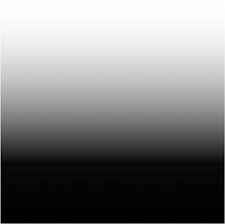
#> input picture gradient.png, 225 x 224 px
$ jupyter execute chap142.ipynb
#> lines starting #> are read from the running program, lines starting #| are printed output that depends on the picture; after the words box and inside, x2 and y2 are one past the last pixel; in counts of white or black regions, pixels touching at a corner belong together
##### 1.4.2 Image Thresholding ####

[cell 1]
import cv2
import numpy as np
from matplotlib import pyplot as plt

[cell 2]
img = cv2.imread('gradient.png',0)#원본은 흑백이미지여야함
#> img is the input picture: shape (224, 225); min 0, max 255, mean 127.9
ret,thresh1 = cv2.threshold(img,127,255,cv2.THRESH_BINARY)
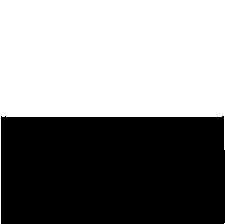
#> thresh1: shape (224, 225); 52.5% white; 1 black region, box (x1, y1, x2, y2) and area: (1, 116, 225, 224) 23938
ret,thresh2 = cv2.threshold(img,127,255,cv2.THRESH_BINARY_INV)
ret,thresh3 = cv2.threshold(img,127,255,cv2.THRESH_TRUNC)
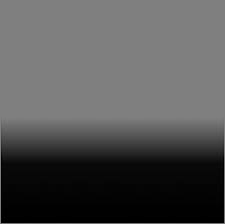
#> thresh3: shape (224, 225); min 0, max 127, mean 83.2
ret,thresh4 = cv2.threshold(img,127,255,cv2.THRESH_TOZERO)
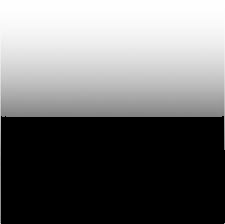
#> thresh4: shape (224, 225); min 0, max 255, mean 111.4
ret,thresh5 = cv2.threshold(img,127,255,cv2.THRESH_TOZERO_INV)
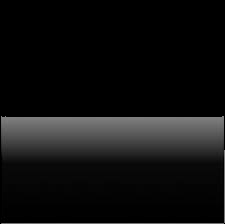
#> thresh5: shape (224, 225); min 0, max 127, mean 16.5
titles = ['Original Image','BINARY','BINARY_INV','TRUNC','TOZERO','TOZERO_INV']
images = [img, thresh1, thresh2, thresh3, thresh4, thresh5]
for i in range(6):
    plt.subplot(2,3,i+1),plt.imshow(images[i],'gray')
    plt.title(titles[i])
    plt.xticks([]),plt.yticks([])#눈금표시
plt.show()

[cell 3]
img = cv2.imread('sIMG_2168.jpg',0)
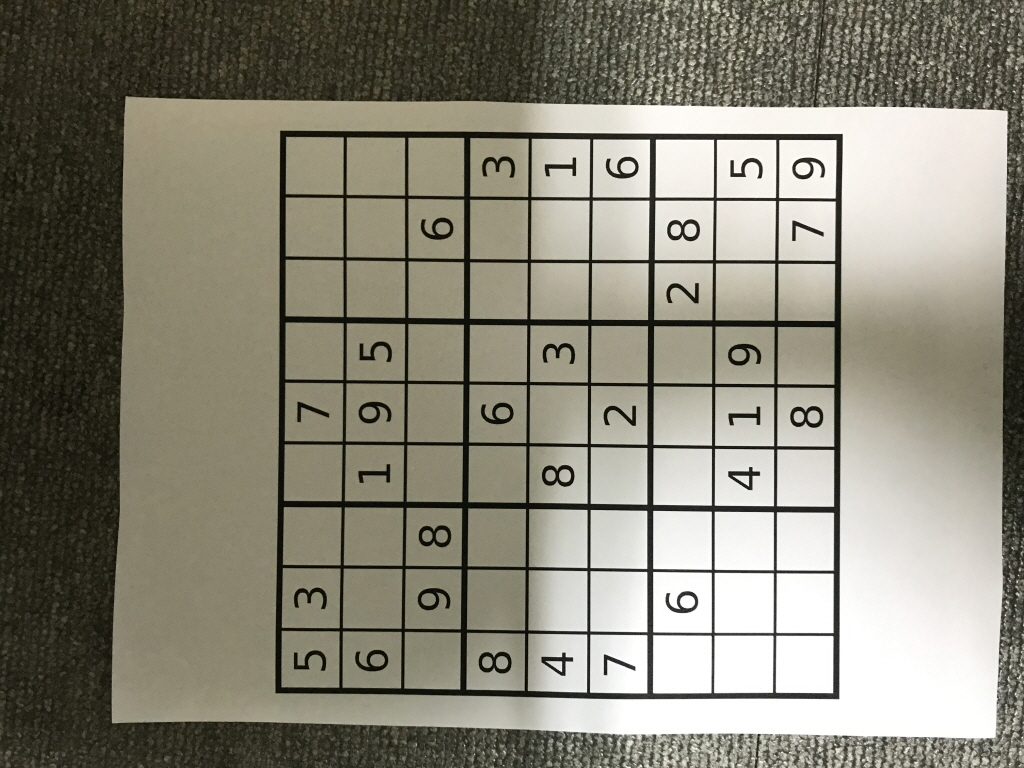
#> input picture sIMG_2168.jpg, 1024 x 768 px
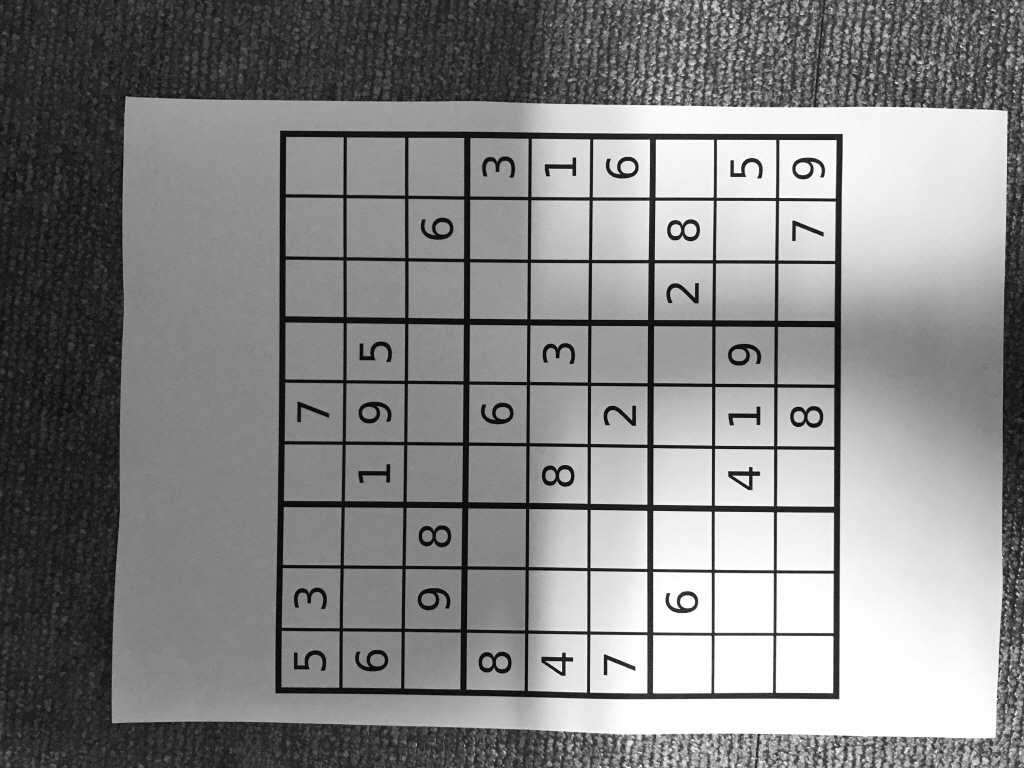
#> img: shape (768, 1024); min 2, max 255, mean 133.4
img = cv2.medianBlur(img,5)
ret,th1 = cv2.threshold(img,127,255,cv2.THRESH_BINARY)
#> th1: shape (768, 1024); 64% white; 152 black regions (71 under 20 px), largest, box (x1, y1, x2, y2) and area: (0, 0, 1024, 768) 217949, (275, 130, 843, 699) 51300, (418, 525, 452, 548) 458
th2 = cv2.adaptiveThreshold(img,255,cv2.ADAPTIVE_THRESH_MEAN_C,\
cv2.THRESH_BINARY,11,2)
#> th2: shape (768, 1024); 77.9% white; 1908 black regions (1496 under 20 px), largest, box (x1, y1, x2, y2) and area: (90, 0, 1024, 768) 53601, (275, 131, 843, 699) 49735, (715, 733, 975, 768) 3942
th3 = cv2.adaptiveThreshold(img,255,cv2.ADAPTIVE_THRESH_GAUSSIAN_C,\
cv2.THRESH_BINARY,11,2)
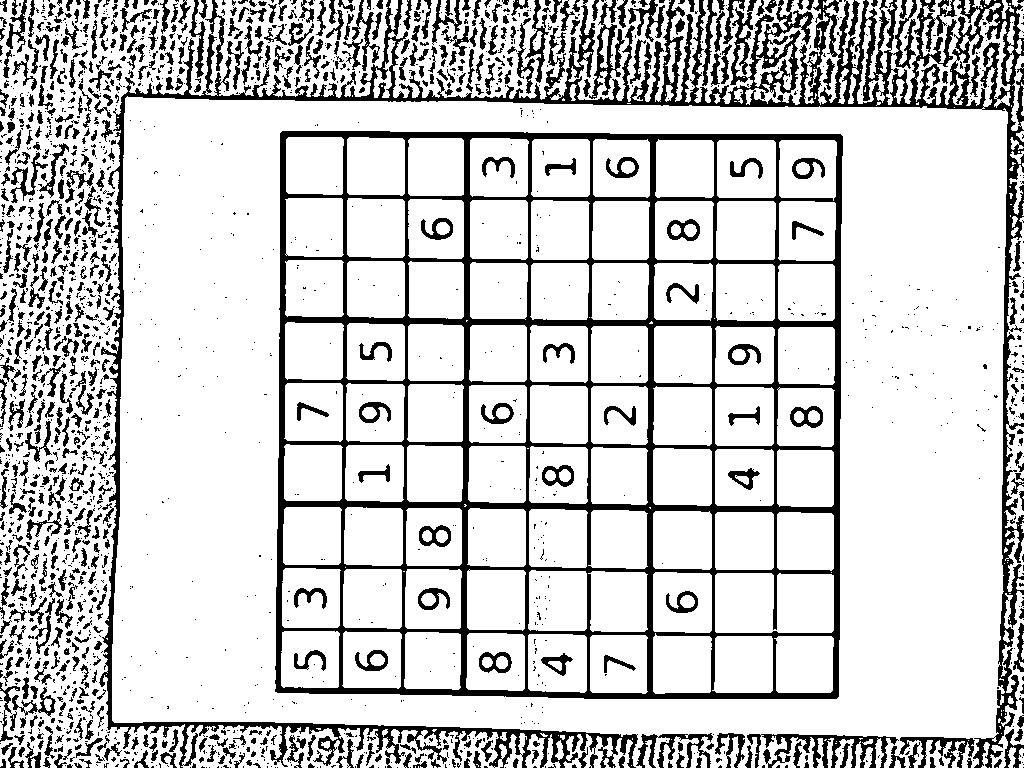
#> th3: shape (768, 1024); 80.8% white; 1998 black regions (1327 under 20 px), largest, box (x1, y1, x2, y2) and area: (275, 131, 843, 699) 48667, (99, 0, 1024, 768) 40749, (747, 734, 899, 768) 1958
#Global thresholding: 이미지 전체에 대해 하나의 임계값을 사용함. 조명 균일한 이미지에서 사용 가능.
#Adaptive thresholding: 이미지의 각 영역에 대해 서로 다른 임계값을 사용함. 조명 변화가 심한 이미지에 적합.
#ret는 자동으로 계산해주는 threshold value

[cell 4]
titles = ['Original Image', 'Global Thresholding (v = 127)',
'Adaptive Mean Thresholding', 'Adaptive Gaussian Thresholding']
#adaptive gaussian thresholding이 노이즈에 좋다
images = [img, th1, th2, th3]
for i in range(4):
    plt.subplot(2,2,i+1),plt.imshow(images[i],'gray')
    plt.title(titles[i])
    plt.xticks([]),plt.yticks([])
plt.show()

[cell 5]
img = cv2.imread('sIMG_2168.jpg',0)
#img = cv2.medianBlur(img,5)

[cell 6]
# global thresholding
ret1,th1 = cv2.threshold(img,127,255,cv2.THRESH_BINARY)
#> th1: shape (768, 1024); 64.3% white; 1651 black regions (1570 under 20 px), largest, box (x1, y1, x2, y2) and area: (0, 0, 1024, 768) 212105, (274, 130, 843, 699) 51327, (831, 735, 897, 768) 840
# Otsu's thresholding -> 임계값을 자동으로 찾아주지만, 속도는 느린 편
ret2,th2 = cv2.threshold(img,0,255,cv2.THRESH_BINARY+cv2.THRESH_OTSU)
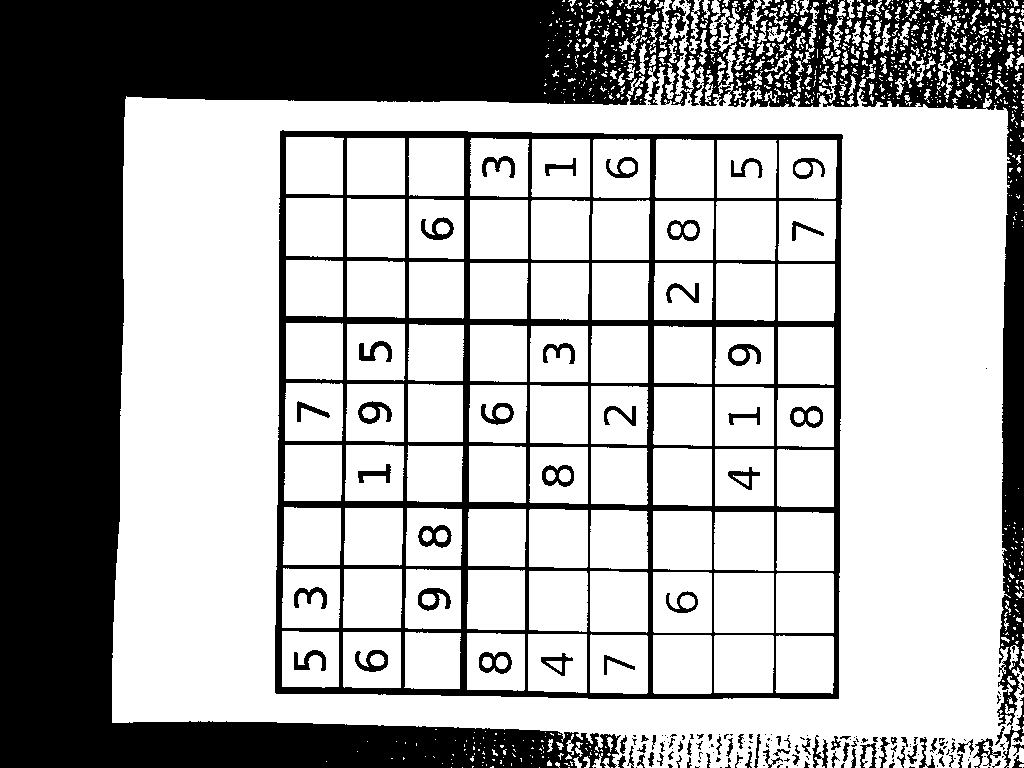
#> th2: shape (768, 1024); 66.7% white; 234 black regions (139 under 20 px), largest, box (x1, y1, x2, y2) and area: (0, 0, 1024, 768) 200577, (275, 130, 843, 699) 48421, (418, 525, 452, 548) 399
#> ret2 = 111
# Otsu's thresholding after Gaussian filtering
blur = cv2.GaussianBlur(img,(5,5),0)
ret3,th3 = cv2.threshold(blur,0,255,cv2.THRESH_BINARY+cv2.THRESH_OTSU)
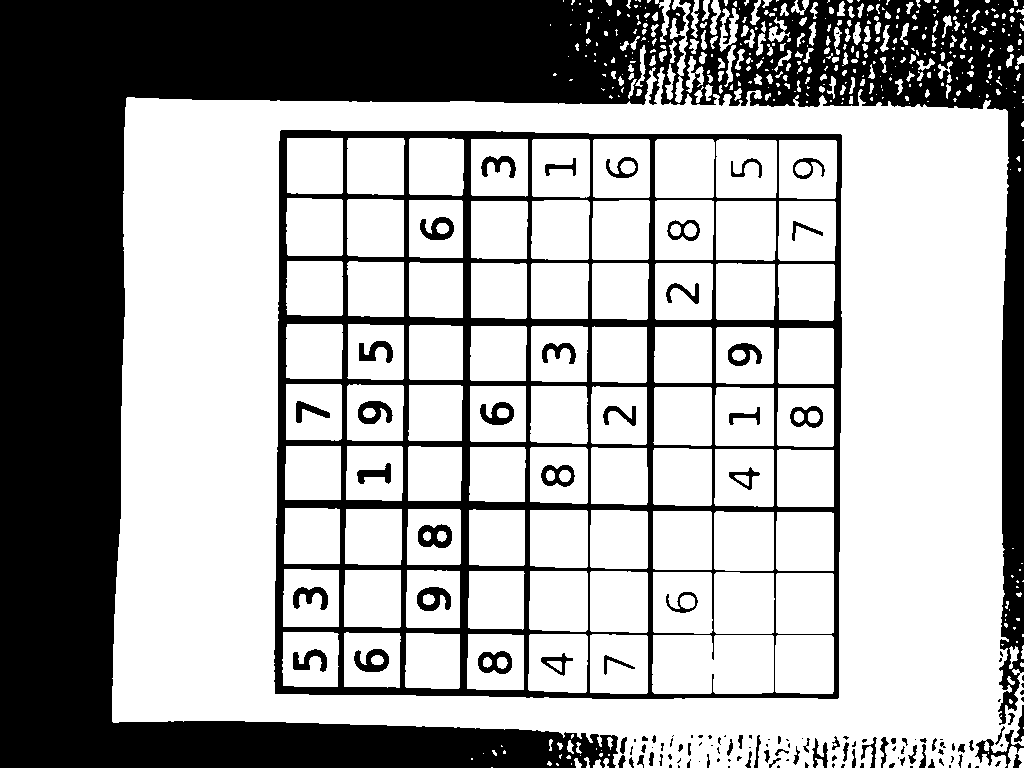
#> th3: shape (768, 1024); 65.2% white; 144 black regions (64 under 20 px), largest, box (x1, y1, x2, y2) and area: (0, 0, 1024, 768) 206060, (274, 130, 842, 699) 54281, (418, 524, 452, 548) 532
#> ret3 = 115

[cell 7]
# plot all the images and their histograms
images = [img, 0, th1,
            img, 0, th2,
            blur, 0, th3]
titles = ['Original Noisy Image','Histogram','Global Thresholding (v=127)',
'Original Noisy Image','Histogram',"Otsu's Thresholding",
'Gaussian filtered Image','Histogram',"Otsu's Thresholding"]
for i in range(3):
    plt.subplot(3,3,i*3+1),plt.imshow(images[i*3],'gray')
    plt.title(titles[i*3]), plt.xticks([]), plt.yticks([])
    plt.subplot(3,3,i*3+2),plt.hist(images[i*3].ravel(),256)
    plt.title(titles[i*3+1]), plt.xticks([]), plt.yticks([])
    plt.subplot(3,3,i*3+3),plt.imshow(images[i*3+2],'gray')
    plt.title(titles[i*3+2]), plt.xticks([]), plt.yticks([])
plt.show()
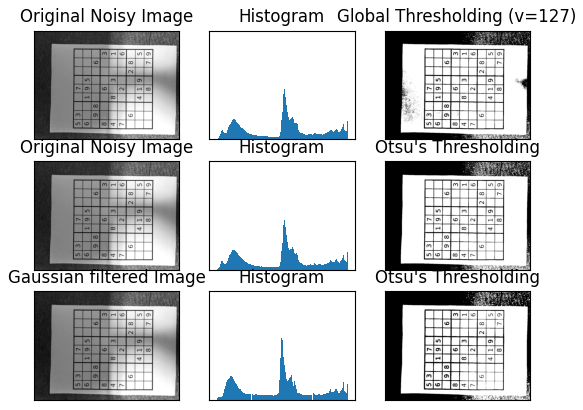
#> figure drawn by matplotlib, 9 panels
#Otsu's thresholding이 성능이 더 좋다~
#hist의 ravel()은 다차원을 1차원으로 변환해주고, 256은 bin 개수로 픽셀값을 0~255 256개로 나눈다는 뜻

##### How Otsu’s Binarization Works?

[cell 8]
img = cv2.imread('sIMG_2168.jpg',0)
blur = cv2.GaussianBlur(img,(5,5),0)

[cell 9]
#문법이 바뀌어서 제대로 된 실행은 되지 않는 듯
# find normalized_histogram, and its cumulative distribution function
hist = cv2.calcHist([blur],[0],None,[256],[0,256])
#> hist = 256 values, max 29907 at index 255, min 0 at index 0, mean 3072
hist_norm = hist.ravel()/hist.max()
#> hist_norm = 256 values, max 1 at index 255, min 0 at index 0, mean 0.103
Q = hist_norm.cumsum()
#> Q = 256 values from 0 to 26.3
bins = np.arange(256)
fn_min = np.inf
thresh = -1
for i in range(1,256):
    p1,p2 = np.hsplit(hist_norm,[i]) # probabilities
    q1,q2 = Q[i],Q[255]-Q[i] # cum sum of classes
    b1,b2 = np.hsplit(bins,[i]) # weights
    # finding means and variances
    m1,m2 = np.sum(p1*b1)/q1, np.sum(p2*b2)/q2
    v1,v2 = np.sum(((b1-m1)**2)*p1)/q1,np.sum(((b2-m2)**2)*p2)/q2
    # calculates the minimization function
    fn = v1*q1 + v2*q2
    if fn < fn_min:
        fn_min = fn
        thresh = i
#> this loop made 255 passes
#> (p1, q1, q2, m1, m2, v1, v2, fn) on passes 10 to 13: ([0, 0, 0, 0, 0, 0, 0, 0, 0, 0], 0.0001, 26.3, 0, 133.4, 0, 4836.3, 127174.5), ([0, 0, 0, 0, 0, 0, 0, 0, 0, 0, 0.0001], 0.00117, 26.29, 0.857, 133.4, 7.17, 4836.4, 127172.9), ([0, 0, 0, 0, 0, 0, 0, 0, 0, 0, 0.0001, 0.00107], 0.00712, 26.29, 1.79, 133.5, 13.68, 4836.9, 127157), ([0, 0, 0, 0, 0, 0, 0, 0, 0, 0, 0.0001, 0.00107, 0.00595], 0.024, 26.27, 3.51, 133.5, 20.57, 4836.7, 127069.8)
#> (q1, q2, m1, m2, v1, v2, fn, fn_min) on passes 14 to 19: (0.0514, 26.24, 5.9, 133.7, 21.4, 4832.4, 126826, 126826), (0.0822, 26.21, 8.36, 133.8, 16.08, 4823.2, 126434.7, 126434.7), (0.116, 26.18, 9.89, 134, 12.56, 4812.9, 126000.9, 126000.9), (0.151, 26.14, 11.18, 134.1, 10, 4801.3, 125528.5, 125528.5), (0.183, 26.11, 12.54, 134.3, 7.43, 4788.6, 125046.4, 125046.4), (0.212, 26.08, 13.44, 134.4, 6.72, 4777.8, 124624.5, 124624.5)
# find otsu's threshold value with OpenCV function
ret, otsu = cv2.threshold(blur,0,255,cv2.THRESH_BINARY+cv2.THRESH_OTSU)
print(thresh)
#| 116
print (ret)
#| 115.0
